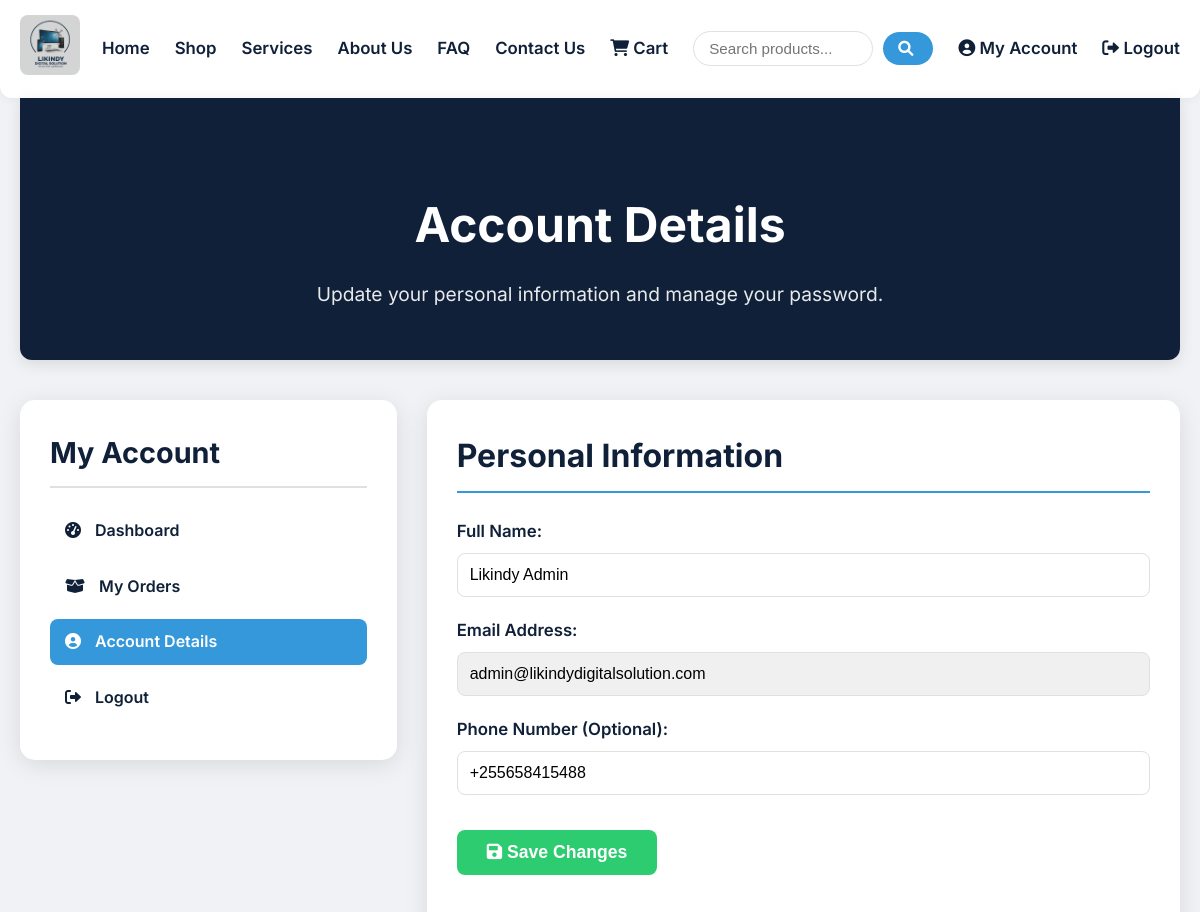
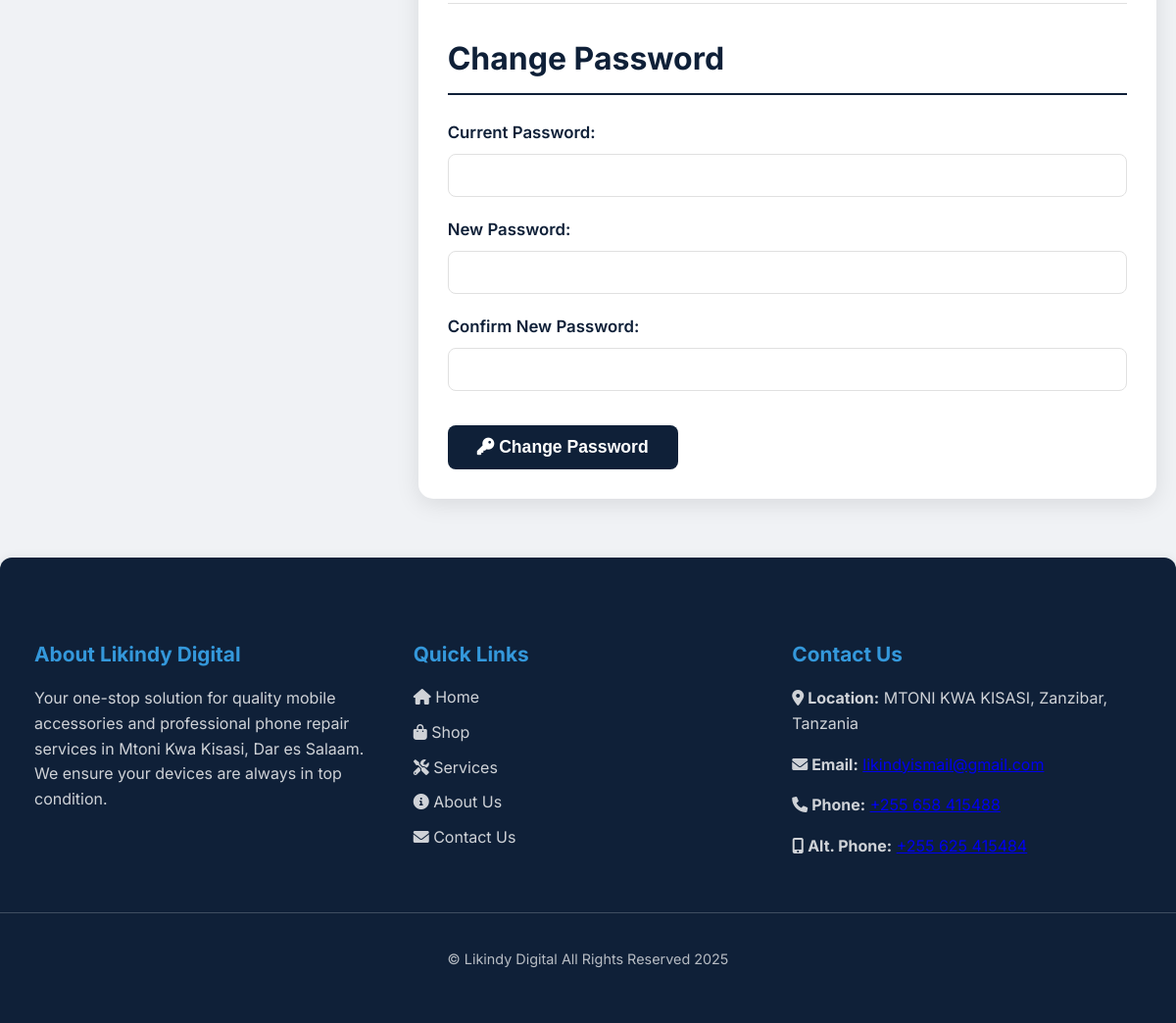
Page /my-account-details.php (signed in) on the committed database (2 pictures, top to bottom).
### tables this page shows
CREATE TABLE `users` (
  `id` int(11) NOT NULL,
  `username` varchar(50) DEFAULT NULL,
  `password_hash` varchar(255) NOT NULL,
  `email` varchar(100) NOT NULL,
  `full_name` varchar(100) DEFAULT NULL,
  `phone_number` varchar(50) DEFAULT NULL,
  `address` text DEFAULT NULL,
  `role` enum('customer','admin') NOT NULL DEFAULT 'customer',
  `registration_date` timestamp NOT NULL DEFAULT current_timestamp()
);

### my-account-details.php (the view, shortened to what this page needs)
<?php
include 'header.php';
$user_id = $_SESSION['user_id'];
$user_data = null;
$sql_fetch_user = "SELECT full_name, email, phone_number FROM `users` WHERE id = ?";
$stmt_fetch = $conn->prepare($sql_fetch_user);
if ($stmt_fetch) {
    $stmt_fetch->bind_param("i", $user_id);
    $stmt_fetch->execute();
    $result_fetch = $stmt_fetch->get_result();
    if ($result_fetch->num_rows > 0) {
        $user_data = $result_fetch->fetch_assoc();
    } else {
        $message = "<div class='message error'>User data not found. Please re-login.</div>";
        session_destroy();
        header("Location: login.php");
        exit();
    }
} else {
    $message = "<div class='message error'>Database error fetching user details: " . $conn->error . "</div>";
    error_log("SQL Error in my-account-details.php fetch prepare: " . $conn->error);
}
?>
<div class="container">
    <section class="my-account-header">
        <h1>Account Details</h1>
        <p>Update your personal information and manage your password.</p>
    </section>
    <div class="account-dashboard-grid">
        <aside class="account-sidebar">
            <h3>My Account</h3>
            <ul>
                <li><a href="my-account.php"><i class="fa-solid fa-gauge-high"></i> Dashboard</a></li>
                <li><a href="my-account-orders.php"><i class="fa-solid fa-box-open"></i> My Orders</a></li>
                <li><a href="my-account-details.php" class="active"><i class="fa-solid fa-user-circle"></i> Account Details</a></li>
                <li><a href="logout.php"><i class="fa-solid fa-sign-out-alt"></i> Logout</a></li>
            </ul>
        </aside>
        <section class="account-main-content">
            <h2>Personal Information</h2>
            <form method="POST" action="my-account-details.php">
                <div class="form-group">
                    <label for="full_name">Full Name:</label>
                    <input type="text" id="full_name" name="full_name" value="<?php echo htmlspecialchars($user_data['full_name'] ?? ''); ?>" required>
                </div>
                <div class="form-group">
                    <label for="email">Email Address:</label>
                    <input type="email" id="email" name="email" value="<?php echo htmlspecialchars($user_data['email'] ?? ''); ?>" readonly>
                </div>
                <div class="form-group">
                    <label for="phone_number">Phone Number (Optional):</label>
                    <input type="tel" id="phone_number" name="phone_number" value="<?php echo htmlspecialchars($user_data['phone_number'] ?? ''); ?>" placeholder="+255 7XX XXX XXX">
                </div>
                <div class="form-actions">
                    <button type="submit" name="update_details"><i class="fa-solid fa-save"></i> Save Changes</button>
                </div>
            </form>
            <div class="password-section">
                <h2>Change Password</h2>
                <form method="POST" action="my-account-details.php">
                    <div class="form-group">
                        <label for="current_password">Current Password:</label>
                        <input type="password" id="current_password" name="current_password" required>
                    </div>
                    <div class="form-group">
                        <label for="new_password">New Password:</label>
                        <input type="password" id="new_password" name="new_password" required>
                    </div>
                    <div class="form-group">
                        <label for="confirm_new_password">Confirm New Password:</label>
                        <input type="password" id="confirm_new_password" name="confirm_new_password" required>
                    </div>
                    <div class="form-actions">
                        <button type="submit" name="change_password"><i class="fa-solid fa-key"></i> Change Password</button>
                    </div>
                </form>
            </div>
        </section>
    </div>
</div>
<?php
include 'footer.php';
?>

### header.php (style rules this page uses)
:root { --primary-dark: #0F2038; --secondary-grey: #6C7A89; --background-light: #f0f2f5; --white: #ffffff; --text-dark: #333333; --light-grey-border: #e0e0e0; --accent-blue: #3498db; --accent-hover: #2980b9; --cta-green: #2ecc71; --cta-green-hover: #27ae60; }
body { font-family: 'Inter', sans-serif; margin: 0; padding: 0; background-color: var(--background-light); color: var(--text-dark); line-height: 1.6; }
.container { max-width: 1200px; margin: 0 auto; padding: 0 20px; box-sizing: border-box; }

### my-account-details.php (style rules this page uses)
.my-account-header { background-color: var(--primary-dark); color: var(--white); padding: 50px 20px; text-align: center; border-bottom-left-radius: 12px; border-bottom-right-radius: 12px; box-shadow: 0 4px 15px rgba(0, 0, 0, 0.1); margin-bottom: 40px; }
.my-account-header h1 { font-size: 3em; margin-bottom: 15px; font-weight: 700; }
.my-account-header p { font-size: 1.2em; max-width: 800px; margin: 0 auto; opacity: 0.9; }
.account-dashboard-grid { display: grid; grid-template-columns: 1fr 2fr; gap: 30px; margin-top: 40px; margin-bottom: 60px; }
.account-sidebar { background-color: var(--white); padding: 30px; border-radius: 15px; box-shadow: 0 5px 25px rgba(0, 0, 0, 0.1); align-self: start; }
.account-sidebar h3 { font-size: 1.8em; color: var(--primary-dark); margin-top: 0; margin-bottom: 20px; border-bottom: 2px solid var(--light-grey-border); padding-bottom: 10px; }
.account-sidebar ul { list-style: none; padding: 0; margin: 0; }
.account-sidebar ul li { margin-bottom: 10px; }
.account-sidebar ul li a { display: block; padding: 10px 15px; text-decoration: none; color: var(--primary-dark); font-weight: 600; border-radius: 8px; transition: background-color 0.3s ease, color 0.3s ease; }
.account-sidebar ul li a:hover, .account-sidebar ul li a.active { background-color: var(--accent-blue); color: var(--white); }
.account-sidebar ul li a i { margin-right: 10px; }
.account-main-content { background-color: var(--white); padding: 30px; border-radius: 15px; box-shadow: 0 5px 25px rgba(0, 0, 0, 0.1); }
.account-main-content h2 { font-size: 2em; color: var(--primary-dark); margin-top: 0; margin-bottom: 25px; border-bottom: 2px solid var(--accent-blue); padding-bottom: 10px; }
.form-group { margin-bottom: 20px; text-align: left; }
.form-group label { display: block; margin-bottom: 8px; font-weight: 600; color: var(--primary-dark); font-size: 1.05em; }
.form-group input[type="text"], .form-group input[type="email"], .form-group input[type="password"], .form-group input[type="tel"] { width: 100%; padding: 12px; border: 1px solid var(--light-grey-border); border-radius: 8px; font-size: 1em; box-sizing: border-box; transition: border-color 0.3s ease, box-shadow 0.3s ease; }
.form-group input[type="email"][readonly] { background-color: #f0f0f0; cursor: not-allowed; }
.form-actions button { background-color: var(--cta-green); color: white; padding: 12px 30px; border: none; border-radius: 8px; cursor: pointer; font-size: 1.1em; font-weight: 600; transition: background-color 0.3s ease, transform 0.2s ease; width: auto; margin-top: 15px; display: inline-block; }
.password-section { margin-top: 40px; padding-top: 30px; border-top: 1px solid var(--light-grey-border); }
.password-section h2 { border-color: var(--danger-red); }
.password-section .form-actions button { background-color: var(--primary-dark); }

### rows in the picture
users: full_name "Likindy Admin", email "admin@likindydigitalsolution.com", phone_number "+255658415488"
